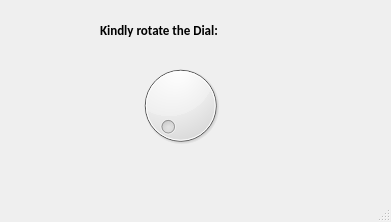
<?xml version="1.0" encoding="UTF-8"?>
<ui version="4.0">
 <class>MainWindow</class>
 <widget class="QMainWindow" name="MainWindow">
  <property name="geometry">
   <rect>
    <x>0</x>
    <y>0</y>
    <width>391</width>
    <height>222</height>
   </rect>
  </property>
  <property name="font">
   <font>
    <family>Calibri</family>
    <pointsize>10</pointsize>
    <weight>75</weight>
    <bold>true</bold>
   </font>
  </property>
  <property name="windowTitle">
   <string>Dial_eg1</string>
  </property>
  <widget class="QWidget" name="centralwidget">
   <widget class="QDial" name="dial">
    <property name="geometry">
     <rect>
      <x>110</x>
      <y>60</y>
      <width>141</width>
      <height>91</height>
     </rect>
    </property>
   </widget>
   <widget class="QLabel" name="mylbl1">
    <property name="geometry">
     <rect>
      <x>90</x>
      <y>160</y>
      <width>191</width>
      <height>21</height>
     </rect>
    </property>
    <property name="text">
     <string/>
    </property>
    <property name="wordWrap">
     <bool>true</bool>
    </property>
   </widget>
   <widget class="QLabel" name="mylbl1_2">
    <property name="geometry">
     <rect>
      <x>100</x>
      <y>20</y>
      <width>251</width>
      <height>21</height>
     </rect>
    </property>
    <property name="text">
     <string>Kindly rotate the Dial:</string>
    </property>
    <property name="wordWrap">
     <bool>true</bool>
    </property>
   </widget>
  </widget>
  <widget class="QStatusBar" name="statusbar"/>
 </widget>
 <resources/>
 <connections/>
</ui>
